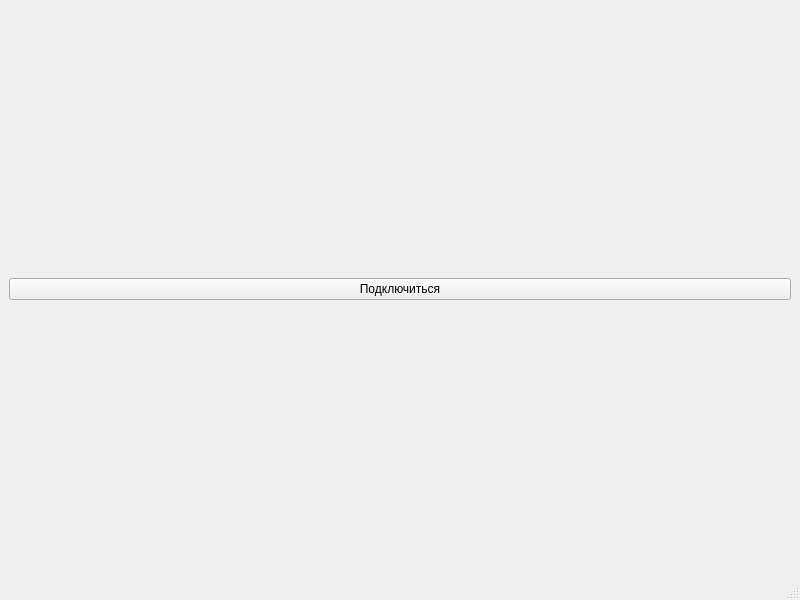
<?xml version="1.0" encoding="UTF-8"?>
<ui version="4.0">
 <class>MainWindow</class>
 <widget class="QMainWindow" name="MainWindow">
  <property name="geometry">
   <rect>
    <x>0</x>
    <y>0</y>
    <width>800</width>
    <height>600</height>
   </rect>
  </property>
  <property name="windowTitle">
   <string>MainWindow</string>
  </property>
  <widget class="QWidget" name="centralwidget">
   <layout class="QVBoxLayout" name="verticalLayout">
    <item>
     <widget class="QPushButton" name="pushButton">
      <property name="text">
       <string>Подключиться</string>
      </property>
     </widget>
    </item>
   </layout>
  </widget>
  <widget class="QMenuBar" name="menubar">
   <property name="geometry">
    <rect>
     <x>0</x>
     <y>0</y>
     <width>800</width>
     <height>21</height>
    </rect>
   </property>
  </widget>
  <widget class="QStatusBar" name="statusbar"/>
 </widget>
 <resources/>
 <connections/>
</ui>
